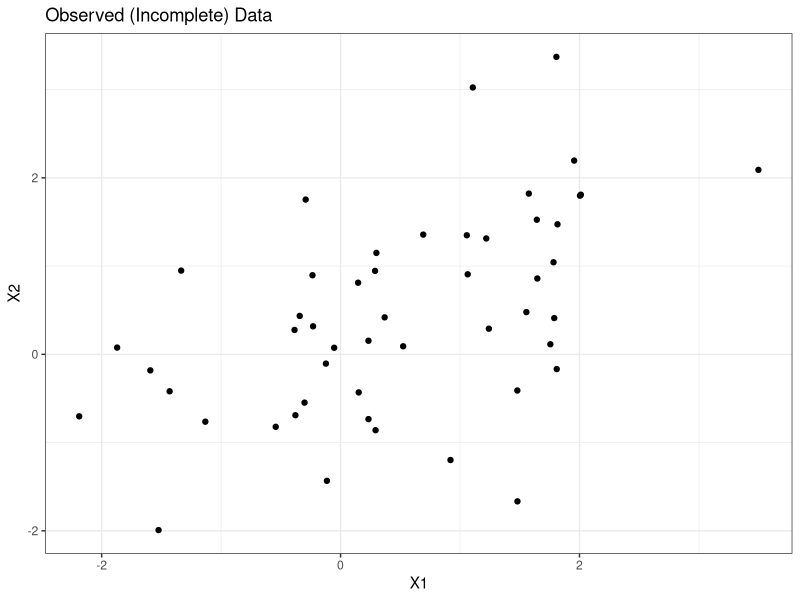
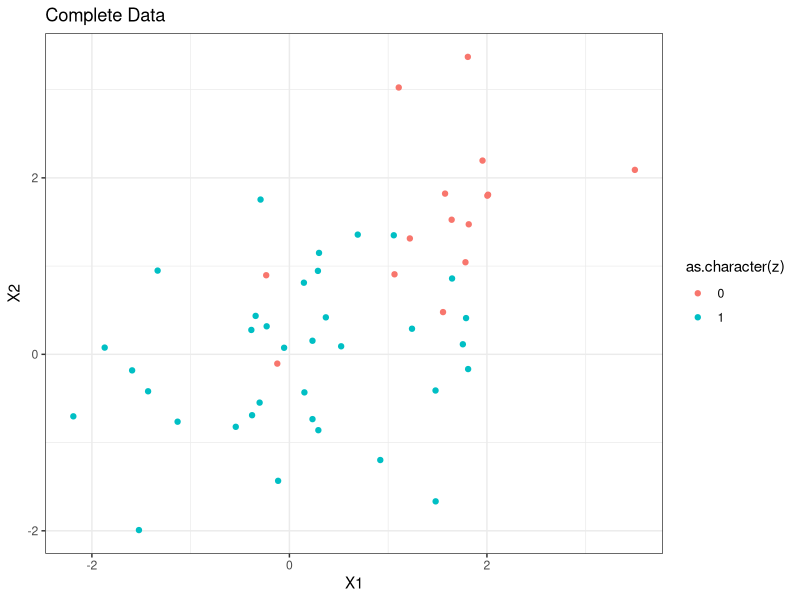
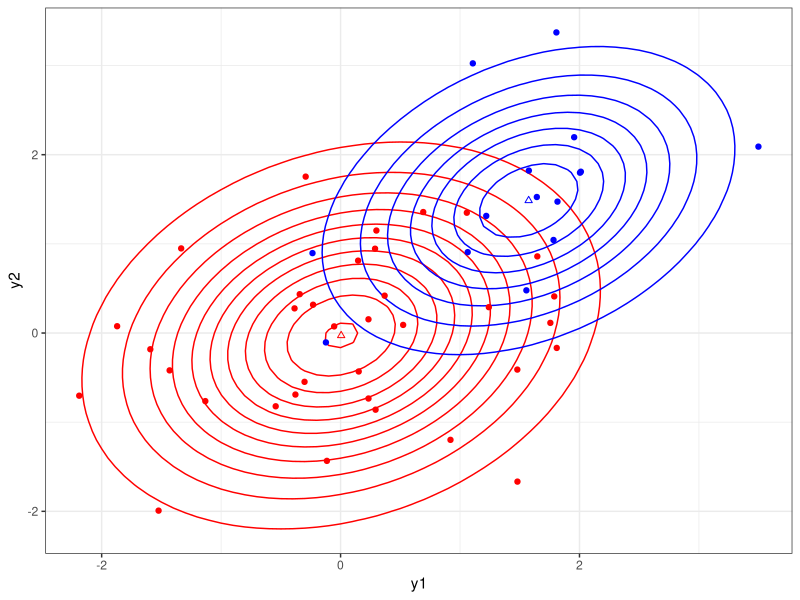
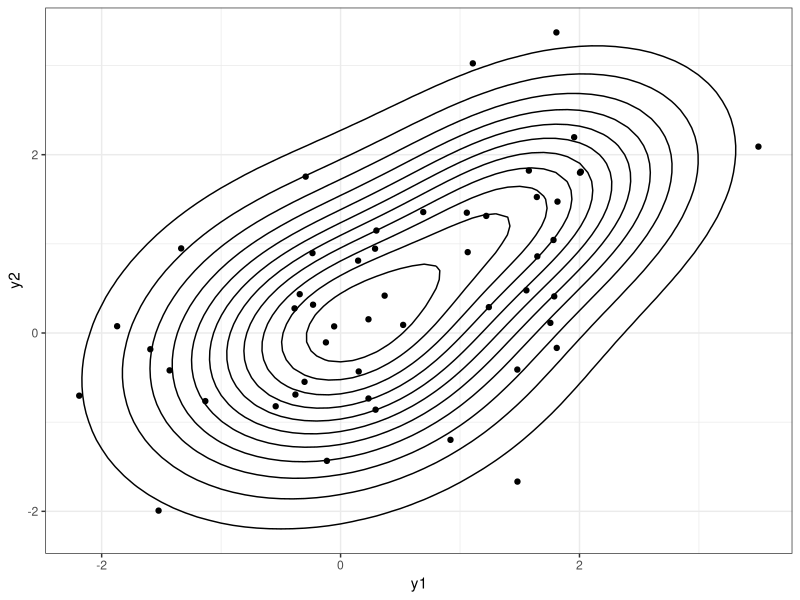
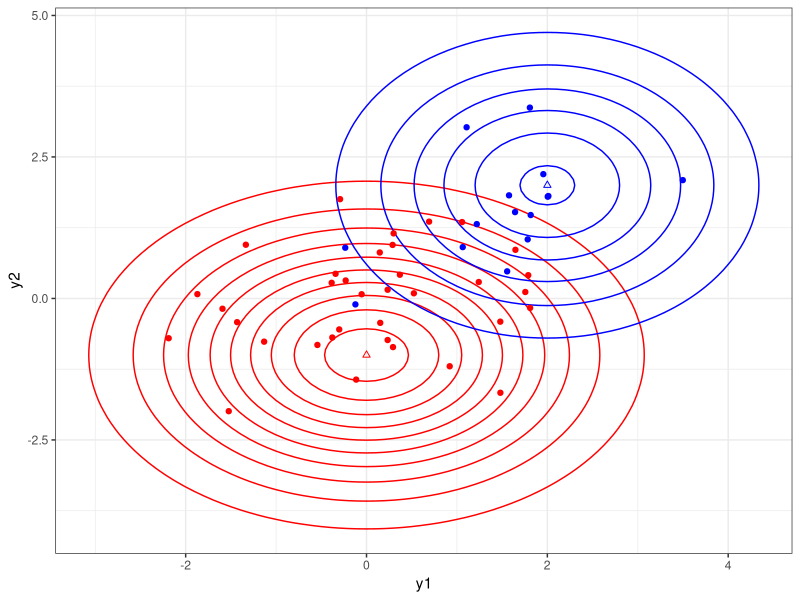
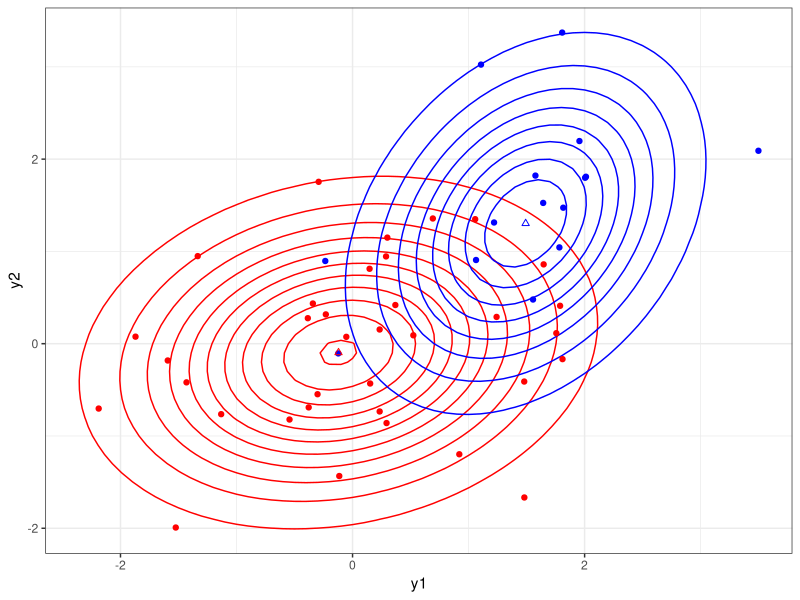

The R source for these figures, in order:
## ---- echo = FALSE, message = FALSE----------------------------------------------------------------------------------------------------------------------------
library(knitr)
library(ggplot2)
library(dplyr)
library(tidyr)
library(broom)
set.seed(333)

theme_set(theme_bw())
knitr::opts_chunk$set(fig.height = 3)


## ---- fig.show='hold', out.width="50%", fig.height=5-----------------------------------------------------------------------------------------------------------
library(mvtnorm) ## multivariate normal

p = .6
mu1 <- c(0, 0)
sig1 <- matrix(c(1, 0, 0, 1), ncol = 2)
mu2 <- c(1.5, 1.5)
sig2 <- matrix(c(1, .6, .6, 1), ncol = 2)

## sample from the mixture
n <- 50
z <- rbinom(n, 1, p)

y1 <- rmvnorm(sum(z), mean = mu1, sigma = sig1)
y2 <- rmvnorm(n - sum(z), mean = mu2, sigma = sig2)  
y <- matrix(NA, nrow = n, ncol = 2) ## observed data
y[z == 1, ] <- y1
y[z == 0, ] <- y2

df <- data.frame(y, z)

## plot data
ggplot(df) +
  geom_point(aes(X1, X2)) +
  ggtitle("Observed (Incomplete) Data")

ggplot(df) +
  geom_point(aes(X1, X2, colour = as.character(z))) +
  ggtitle("Complete Data")



## --------------------------------------------------------------------------------------------------------------------------------------------------------------
# loglikelihood of incomplete data--no knowledge of z
loglik_mixture <- function(par, data) {
	p <- plogis(par[1])  # p guaranteed to be in [0,1]
	mu1 <- c(par[2], par[3])
	sig1 <- matrix(c(exp(par[4]), par[5], par[5], exp(par[4])), nrow = 2)
	mu2 <- c(par[6], par[7])
	sig2 <- matrix(c(exp(par[8]), par[9], par[9], exp(par[8])), nrow = 2)
	# note:  exponential guarantees the diagonal elements are positive, but
	# nothing to guarantee matrices are positive definite. (Could do square root)

	out <- log(p * dmvnorm(data, mean = mu1, sigma = sig1) + 
	             (1-p) * dmvnorm(data, mean = mu2, sigma = sig2))
	return(sum(out))
}

## optimize from different starting values
mle1 <- optim(c(0, -.2, -.2, .5, 0, 2, 2, .5, 0), loglik_mixture, data = y, control = list(fnscale = -1))
mle2 <- optim(c(.405, 0, 0, 0, 0, 1.5, 1.5, 0, .6), loglik_mixture, data = y, control = list(fnscale = -1))


## ---- echo = FALSE---------------------------------------------------------------------------------------------------------------------------------------------
data.frame(Parameter = c("$p$", "$\\mu_{11}$", "$\\mu_{12}$", "$\\Sigma_{111}$", "$\\Sigma_{112}$", "$\\mu_{21}$",  "$\\mu_{22}$", "$\\Sigma_{211}$", "$\\Sigma_{212}$"), 
           Truth = c(p, mu1, sig1[1:2], mu2, sig2[1:2]),
           MLE1 = c(plogis(mle1$par[1]), mle1$par[c(2,3)], exp(mle1$par[4]), mle1$par[5:7], exp(mle1$par[8]), mle1$par[9]),
           MLE2 = c(plogis(mle2$par[1]), mle2$par[c(2,3)], exp(mle1$par[4]), mle2$par[5:7], exp(mle2$par[8]), mle2$par[9])) |>
  kable(escape = FALSE, digits = 4)

## ---- echo = FALSE, fig.show='hold', out.width="50%", fig.height=5---------------------------------------------------------------------------------------------
hat_p <- plogis(mle2$par[1])
hat_mu1 <- mle2$par[2:3]
hat_sig1 <- matrix(c(exp(mle2$par[4]), mle2$par[5], mle2$par[5], exp(mle2$par[4])), nrow = 2)
hat_mu2 <- mle2$par[6:7]
hat_sig2 <- matrix(c(exp(mle2$par[8]), mle2$par[9], mle2$par[9], exp(mle2$par[8])), nrow = 2)

expand.grid(y1 = seq(-5, 5, by = .1), y2 = seq(-5, 5, by = .1)) |>
  rowwise() |>
  mutate(dens1 = hat_p * dmvnorm(c(y1, y2), mean = hat_mu1, sigma = hat_sig1),
         dens2 = (1 - hat_p) * dmvnorm(c(y1, y2), mean = hat_mu2, sigma = hat_sig2),
         dens_mix = dens1 + dens2) -> plot_dens
  
ggplot() +
  geom_contour(aes(y1, y2, z = dens1), colour = "red", data = plot_dens) +
  geom_contour(aes(y1, y2, z = dens2), colour = "blue", data = plot_dens) +
  geom_point(aes(X1, X2, colour = as.character(z)), data = df) +
  geom_point(aes(hat_mu1[1], hat_mu1[2]), shape = 2, colour = "red") +
  geom_point(aes(hat_mu2[1], hat_mu2[2]), shape = 2, colour = "blue") +
  scale_color_manual(values = c("blue", "red")) +
  theme(legend.position = "none")

ggplot() +
  geom_contour(aes(y1, y2, z = dens_mix), data = plot_dens, colour = "black") +
  geom_point(aes(X1, X2), data = df)


## --------------------------------------------------------------------------------------------------------------------------------------------------------------
# Centered the second mixture component at a data point, and shrink 
# variance, so normal is super-concentrated around that point.
loglik_mixture(c(.6, 0, 0, 0, 0, y[30, 1], y[30, 2], -50, 0), data = y)  
mle3 <- optim(c(.6, 0, 0, 0, 0, y[30, 1], y[30, 2], -50, 0), loglik_mixture, data = y, control = list(fnscale = -1))

## ---- echo = FALSE---------------------------------------------------------------------------------------------------------------------------------------------
data.frame(Parameter = c("$p$", "$\\mu_{11}$", "$\\mu_{12}$", "$\\Sigma_{111}$", "$\\Sigma_{112}$", "$\\mu_{21}$",  "$\\mu_{22}$", "$\\Sigma_{211}$", "$\\Sigma_{212}$"), 
           Truth = c(p, mu1, sig1[1:2], mu2, sig2[1:2]),
           MLE3 = c(plogis(mle3$par[1]), mle3$par[c(2,3)], exp(mle3$par[4]), mle3$par[5:7], exp(mle3$par[8]), mle3$par[9])) |>
  kable(escape = FALSE, digits = 4)

## Your turn: fit the EM algorithm to the observed data y
#starting values for parameters
mu1_em <- c(0, -1) # wrong
mu2_em <- c(2, 2) # wrong
sig1_em <- matrix(c(2, 0, 0, 2), nrow = 2) # wrong
sig2_em <- matrix(c(1.5, 0, 0, 2), nrow = 2) # wrong
p_em <- .5 # wrong

expand.grid(y1 = seq(-5, 5, by = .1), y2 = seq(-5, 5, by = .1)) |>
  rowwise() |>
  mutate(dens1 = hat_p * dmvnorm(c(y1, y2), mean = mu1_em, sigma = sig1_em),
         dens2 = (1 - hat_p) * dmvnorm(c(y1, y2), mean = mu2_em, sigma = sig2_em),
         dens_mix = dens1 + dens2) -> plot_dens

ggplot() +
  geom_contour(aes(y1, y2, z = dens1), colour = "red", data = plot_dens) +
  geom_contour(aes(y1, y2, z = dens2), colour = "blue", data = plot_dens) +
  geom_point(aes(X1, X2, colour = as.character(z)), data = df) +
  geom_point(aes(mu1_em[1], mu1_em[2]), shape = 2, colour = "red") +
  geom_point(aes(mu2_em[1], mu2_em[2]), shape = 2, colour = "blue") +
  scale_color_manual(values = c("blue", "red")) +
  theme(legend.position = "none")

for(i in seq(1, 20)) {
  # E
  w1 <- p_em * dmvnorm(y, mean = mu1_em, sigma = sig1_em)
  w2 <- (1 - p_em) * dmvnorm(y, mean = mu2_em, sigma = sig2_em)
  tot <- w1 + w2
  w <- w1 / tot
  
  #M
  mu1_em <- apply(w * y / sum(w), 2, sum)
  mu2_em <- apply((1 - w) * y / sum(1-w), 2, sum)
  dev1 <- y - t(matrix(rep(mu1_em, n), ncol = n))
  sig1_em <- (t(w * dev1) %*% dev1)/sum(w)
  dev2 <- y - t(matrix(rep(mu2_em, n), ncol = n))
  sig2_em <- (t((1 - w)*dev2) %*% dev2)/sum(1 - w)	
  p_em <- sum(w)/n
}

expand.grid(y1 = seq(-5, 5, by = .1), y2 = seq(-5, 5, by = .1)) |>
  rowwise() |>
  mutate(dens1 = p_em * dmvnorm(c(y1, y2), mean = mu1_em, sigma = sig1_em),
         dens2 = (1 - p_em) * dmvnorm(c(y1, y2), mean = mu2_em, sigma = sig2_em),
         dens_mix = dens1 + dens2) -> plot_dens

ggplot() +
  geom_contour(aes(y1, y2, z = dens1), colour = "red", data = plot_dens) +
  geom_contour(aes(y1, y2, z = dens2), colour = "blue", data = plot_dens) +
  geom_point(aes(X1, X2, colour = as.character(z)), data = df) +
  geom_point(aes(mu1_em[1], mu1_em[2]), shape = 2, colour = "red") +
  geom_point(aes(mu2_em[1], mu2_em[2]), shape = 2, colour = "blue") +
  scale_color_manual(values = c("blue", "red")) +
  theme(legend.position = "none")

data.frame(Parameter = c("$p$", "$\\mu_{11}$", "$\\mu_{12}$", "$\\Sigma_{111}$", "$\\Sigma_{112}$", "$\\mu_{21}$",  "$\\mu_{22}$", "$\\Sigma_{211}$", "$\\Sigma_{212}$"), 
           Truth = c(p, mu1, sig1[1:2], mu2, sig2[1:2]),
           MLE2 = c(plogis(mle2$par[1]), mle2$par[c(2,3)], exp(mle2$par[4]), mle2$par[5:7], exp(mle2$par[8]), mle2$par[9]),
           EM = c(p_em, mu1_em, sig1_em[1:2], mu2_em, sig2_em[1:2])) |>
  kable(escape = FALSE, digits = 4)

